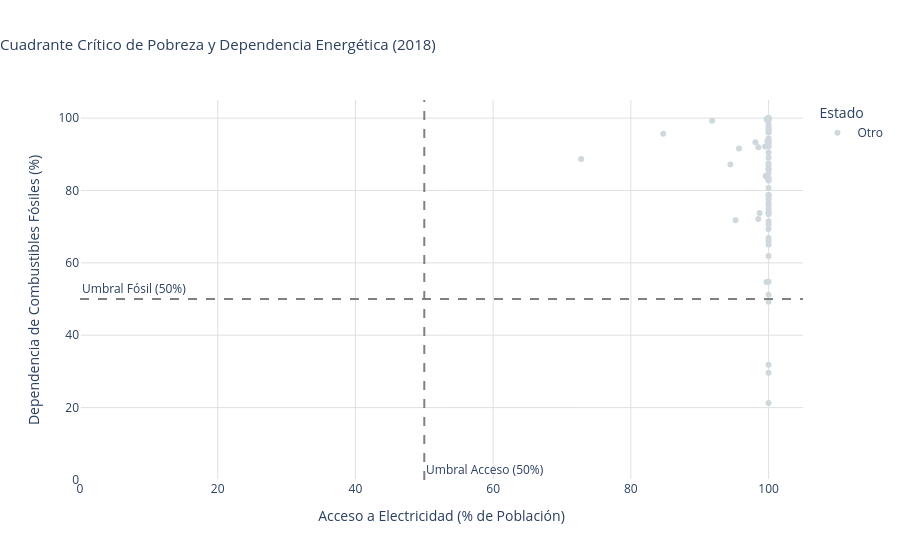

Notebook code for this chart:
### Markdown cell above
### Pregunta 4: Pobreza energética y fósiles

### Code cell
year_sel = 2018
df_q4 = final_dataset[(final_dataset['year'] == year_sel) & (~final_dataset['is_region'])].copy()
df_q4 = df_q4.dropna(subset=['access_to_electricity', 'fossil_share_energy'])

df_q4['status'] = np.where(
    (df_q4['access_to_electricity'] < 50) & (df_q4['fossil_share_energy'] > 50),
    'Crítico (Acceso < 50%, Fósil > 50%)',
    'Otro'
)

print('Países en cuadrante crítico:')
print(df_q4[df_q4['status'] == 'Crítico (Acceso < 50%, Fósil > 50%)'][['country', 'access_to_electricity', 'fossil_share_energy']])

fig = px.scatter(
    df_q4,
    x='access_to_electricity',
    y='fossil_share_energy',
    color='status',
    hover_name='country',
    size_max=12,
    color_discrete_map={
        'Crítico (Acceso < 50%, Fósil > 50%)': '#D32F2F',
        'Otro': '#CFD8DC'
    },
    labels={
        'access_to_electricity': 'Acceso a Electricidad (% de Población)',
        'fossil_share_energy': 'Dependencia de Combustibles Fósiles (%)',
        'status': 'Estado'
    },
    title=f'Cuadrante Crítico de Pobreza y Dependencia Energética ({year_sel})'
)
fig.add_vline(x=50, line_dash='dash', line_color='gray', annotation_text='Umbral Acceso (50%)', annotation_position='bottom right')
fig.add_hline(y=50, line_dash='dash', line_color='gray', annotation_text='Umbral Fósil (50%)', annotation_position='top left')

fig.update_layout(
    plot_bgcolor='white',
    title_x=0.0,
    title_font_size=15,
    xaxis=dict(showgrid=True, gridcolor='#E0E0E0', range=[0, 105]),
    yaxis=dict(showgrid=True, gridcolor='#E0E0E0', range=[0, 105])
)
fig.show()

### Figure 1 — Plotly figure (JSON) as saved in the notebook; plotly's stock layout.template omitted (floating-point values rounded to 4 significant figures)
{"data": [{"hovertemplate": "<b>%{hovertext}</b><br><br>Estado=Otro<br>Acceso a Electricidad (% de Población)=%{x}<br>Dependencia de Combustibles Fósiles (%)=%{y}<extra></extra>", "hovertext": ["Algeria", "Argentina", "Australia", "Austria", "Azerbaijan", "Bangladesh", "Belarus", "Belgium", "Brazil", "Bulgaria", "Canada", "Chile", "China", "Colombia", "Croatia", "Cyprus", "Czechia", "Denmark", "Ecuador", "Egypt", "Estonia", "Finland", "France", "Germany", "Greece", "Hungary", "Iceland", "India", "Indonesia", "Iraq", "Ireland", "Israel", "Italy", "Japan", "Kazakhstan", "Kuwait", "Latvia", "Lithuania", "Luxembourg", "Malaysia", "Mexico", "Morocco", "Netherlands", "New Zealand", "North Macedonia", "Norway", "Oman", "Pakistan", "Peru", "Philippines", "Poland", "Portugal", "Qatar", "Romania", "Saudi Arabia", "Singapore", "Slovakia", "Slovenia", "South Africa", "Spain", "Sri Lanka", "Sweden", "Switzerland", "Thailand", "Trinidad and Tobago", "Turkey", "Turkmenistan", "Ukraine", "United Arab Emirates", "United Kingdom", "United States", "Uzbekistan"], "legendgroup": "Otro", "marker": {"color": "#CFD8DC", "symbol": "circle"}, "mode": "markers", "name": "Otro", "orientation": "v", "showlegend": true, "type": "scatter", "x": [99.7, 99.99, 100.0, 100.0, 100.0, 91.8, 100.0, 100.0, 99.7, 100.0, 100.0, 100.0, 100.0, 98.5, 100.0, 100.0, 100.0, 100.0, 98.7, 100.0, 100.0, 100.0, 100.0, 100.0, 100.0, 100.0, 100.0, 95.7, 98.51, 99.9, 100.0, 100.0, 100.0, 100.0, 100.0, 100.0, 100.0, 100.0, 100.0, 99.99, 99.5, 98.1, 100.0, 100.0, 99.8, 100.0, 100.0, 72.78, 95.2, 94.45, 100.0, 100.0, 100.0, 100.0, 100.0, 100.0, 100.0, 100.0, 84.7, 100.0, 99.56, 100.0, 100.0, 99.82, 100.0, 100.0, 100.0, 100.0, 100.0, 100.0, 100.0, 100.0], "xaxis": "x", "y": [99.73, 87.43, 92.15, 66.86, 97.18, 99.29, 99.4, 82.73, 54.73, 69.39, 66.13, 76.57, 85.85, 72.09, 74.06, 96.02, 78.52, 70.62, 73.76, 96.17, 92.2, 54.76, 51.17, 78.78, 86.84, 80.67, 21.3, 91.62, 91.97, 99.12, 84.86, 98.11, 82.94, 89.04, 96.55, 99.97, 77.61, 90.47, 93.04, 93.67, 92.18, 93.3, 93.64, 61.9, 83.65, 31.87, 99.99, 88.73, 71.75, 87.17, 94.38, 73.8, 99.92, 74.92, 99.99, 99.73, 71.5, 65.05, 95.66, 73.46, 83.97, 29.61, 49.24, 93.62, 99.99, 85.87, 99.99, 75.84, 99.74, 78.76, 83.42, 97.27], "yaxis": "y"}], "layout": {"annotations": [{"showarrow": false, "text": "Umbral Acceso (50%)", "x": 50, "xanchor": "left", "xref": "x", "y": 0, "yanchor": "bottom", "yref": "y domain"}, {"showarrow": false, "text": "Umbral Fósil (50%)", "x": 0, "xanchor": "left", "xref": "x domain", "y": 50, "yanchor": "bottom", "yref": "y"}], "legend": {"title": {"text": "Estado"}, "tracegroupgap": 0}, "plot_bgcolor": "white", "shapes": [{"line": {"color": "gray", "dash": "dash"}, "type": "line", "x0": 50, "x1": 50, "xref": "x", "y0": 0, "y1": 1, "yref": "y domain"}, {"line": {"color": "gray", "dash": "dash"}, "type": "line", "x0": 0, "x1": 1, "xref": "x domain", "y0": 50, "y1": 50, "yref": "y"}], "title": {"font": {"size": 15}, "text": "Cuadrante Crítico de Pobreza y Dependencia Energética (2018)", "x": 0.0}, "xaxis": {"anchor": "y", "domain": [0.0, 1.0], "gridcolor": "#E0E0E0", "range": [0, 105], "showgrid": true, "title": {"text": "Acceso a Electricidad (% de Población)"}}, "yaxis": {"anchor": "x", "domain": [0.0, 1.0], "gridcolor": "#E0E0E0", "range": [0, 105], "showgrid": true, "title": {"text": "Dependencia de Combustibles Fósiles (%)"}}}}
